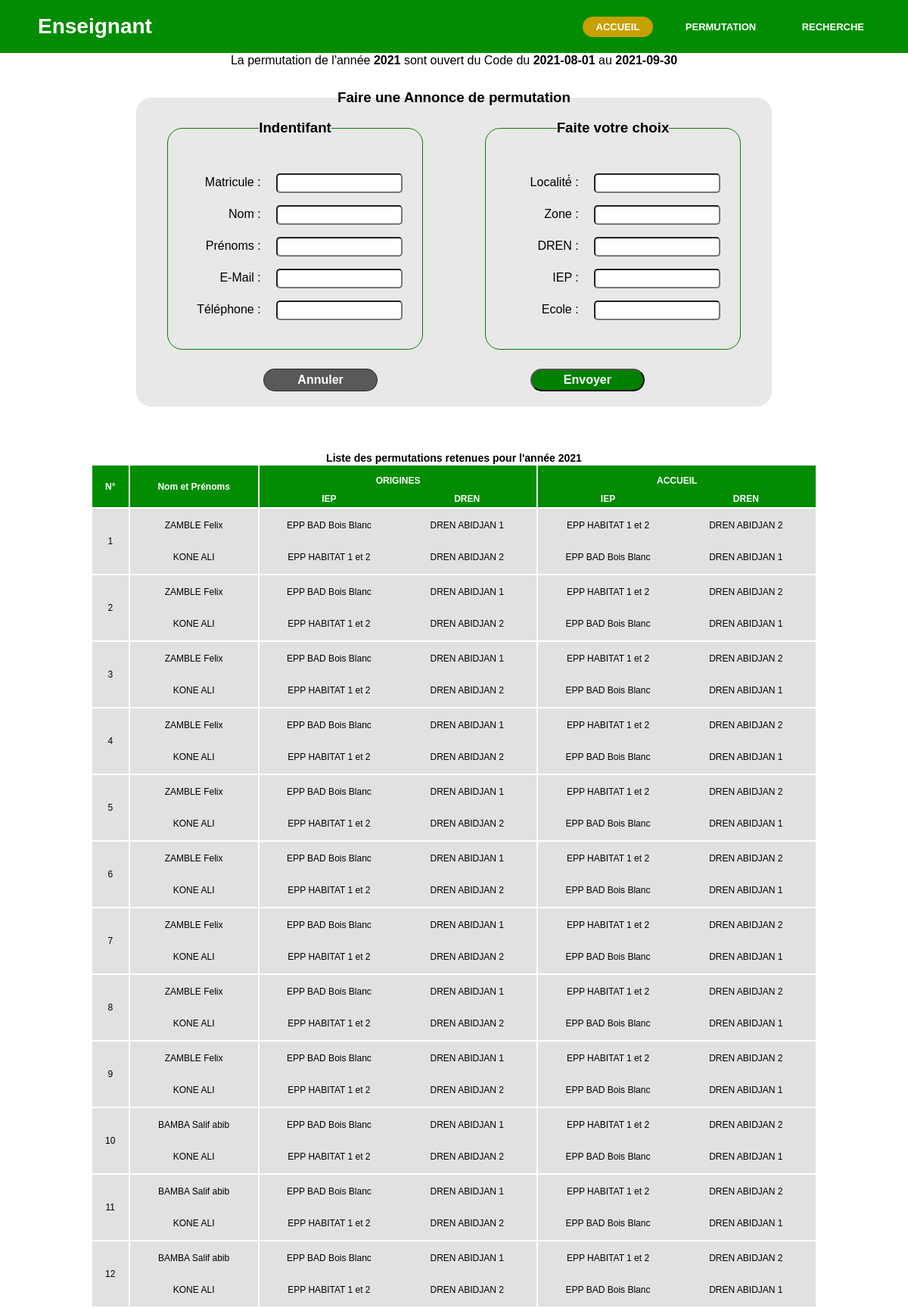
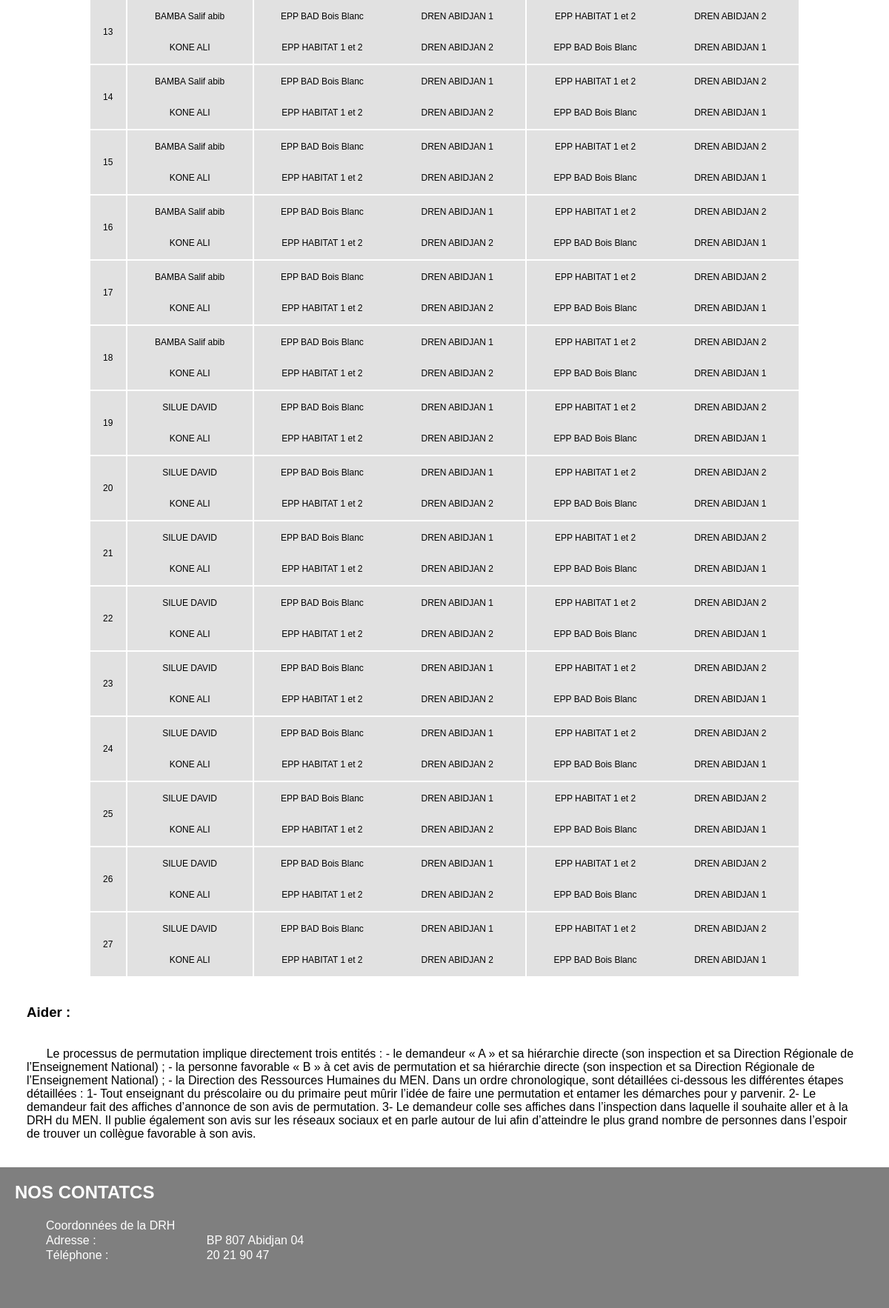
Page /views/ENSEI/ENSEI.php on the committed database (2 pictures, top to bottom).
### tables this page shows
CREATE TABLE `statut` (
  `Id_Statut` int(11) NOT NULL,
  `annee` year(4) NOT NULL,
  `statut` enum('Désactiver','Activer') NOT NULL DEFAULT 'Désactiver',
  `debut_ensei` date DEFAULT current_timestamp(),
  `fin_ensei` date DEFAULT current_timestamp(),
  `debut_iep` date DEFAULT current_timestamp(),
  `fin_iep` date DEFAULT current_timestamp(),
  `debut_dren` date DEFAULT current_timestamp(),
  `fin_dren` date DEFAULT current_timestamp(),
  `debut_drh` date DEFAULT current_timestamp(),
  `fin_drh` date DEFAULT current_timestamp()
);

### controllers/Con_Perm/Con_Permut.php (called while the page is built, shortened)
<?php
class Con_Permut
{
    public function recupdate()
    {
        require_once 'models/Mod_Perm/Mod_PERM.php';
        $date = recupdonner();
        return $date;
    }
    public function perso_retenue()
    {
    $statut = recup_last_statut();
    $fin = $statut[5];
      $date = Date('Y-m-d');
      if ($fin <= $date) {
        include_once 'models/Mod_Perm/Mod_Perm.php';
        $permut_retenue = permut_retenue($an, $fin);
      }
      else
      {
          $permut_retenue = "";
      }
        return $permut_retenue;
    }
}
$Con_Permut = new Con_Permut();

### models/Mod_Perm/Mod_PERM.php (called while the page is built, shortened)
<?php
function recupdonner()
{
    $username = 'root';
    $pass = '';
    try {
        $user = new PDO('mysql:host=localhost;dbname=pct', $username, $pass);
        $user->setAttribute(PDO::ATTR_ERRMODE, PDO::ERRMODE_EXCEPTION);
        $user->setAttribute(PDO::MYSQL_ATTR_INIT_COMMAND, "SET NAMES 'UTF8'");
    } catch (PDOException $e) {
        die('echec lors de la connexion à la base de données:' . $e->getMessage());
    }
    $stat = $user->query('SELECT*FROM statut WHERE LAST_INSERT_ID(Id_Statut)');
    $stat = $stat->fetchAll(PDO::FETCH_OBJ);
    if (!empty($stat)) {
        foreach ($stat as $tab) {
            $iden = $tab->Id_Statut;
            $annee = $tab->annee;
            $dispo = $tab->statut;
            $debut = $tab->debut_ensei;
            $fin = $tab->fin_ensei;
            $debutiep = $tab->debut_iep;
            $finiep = $tab->fin_iep;
            $debutdren = $tab->debut_dren;
            $findren = $tab->fin_dren;
            $debutdrh = $tab->debut_drh;
            $findrh = $tab->fin_drh;
        }
        $tab = array($iden, $annee, $dispo, $debut, $fin, $debutiep, $finiep, $debutdren, $findren, $debutdrh, $findrh);
    }
    return $tab;
}

### views/ENSEI/ENSEI.php (the view, shortened to what this page needs)
<!DOCTYPE html>
<html lang="fr">
<head>
    <link rel="stylesheet" href="views/css/admincss.css">
    <link rel="stylesheet" href="views/css/navbar.css">
</head>
<body>
    <nav>
        <label class="admin"> Enseignant </label>
        <ul>
            <li><a class="active" href="#"> Accueil </a></li>
            <li><a href="index.php?page=permuteENSEI"> permutation </a></li>
            <li><a href="index.php?page=seacheannonce"> recherche </a></li>
        </ul>
    </nav>
    <div class="corps" id="corps">
        <div>
            <?php
            include('controllers/Con_Perm/Con_Permut.php');
            $date = $Con_Permut->recupdate();
            echo ' <marquee >La permutation de l\'année <b>', $date[1], '</b> sont ouvert du Code du <b>', $date[3], '</b> au <b>', $date[4], '</b>
                </marquee> ';
            ?>
        </div>
        <div id="corps1">
            <div>
                <form action="controllers/Con_ENSEI/avis.php" method="POST">
                    <fieldset class="corps1">
                        <legend>
                            <h3> Faire une Annonce de permutation </h3>
                        </legend>
                        <div>
                            <div class="formu">
                                <fieldset class="fiel1">
                                    <legend>
                                        <h3> Indentifant </h3>
                                    </legend>
                                    <table>
                                        <tr>
                                            <td class="td1"> <label for=""> Matricule : </label> </td>
                                            <td class="td2">
                                                <input type="text" name="matricule" required>
                                            </td>
                                        </tr>
                                        <tr>
                                            <td class="td1"> <label for=""> Nom : </label> </td>
                                            <td class="td2">
                                                <input type="text" name="nom" required>
                                            </td>
                                        </tr>
                                        <tr>
                                            <td class="td1"> <label for=""> Prénoms : </label> </td>
                                            <td class="td2">
                                                <input type="text" name="prenoms" required>
                                            </td>
                                        </tr>
                                        <tr>
                                            <td class="td1"> <label for=""> E-Mail : </label> </td>
                                            <td class="td2">
                                                <input type="email" name="mail">
                                            </td>
                                        </tr>
                                        <td class="td1"> <label for=""> Téléphone : </label> </td>
                                        <td class="td2">
                                            <input type="tel" name="tel" required>
                                        </td>
                                    </table>
                                </fieldset>
                                <fieldset class="fiel1">
                                    <legend>
                                        <h3>Faite votre choix</h3>
                                    </legend>
                                    <table>
                                        <tr>
                                            <td class="td1">
                                                <label for=""> Localité́ : </label>
                                            </td>
                                            <td class="td2">
                                                <input type="text" name="local" required>
                                            </td>
                                        </tr>
                                        <tr>
                                            <td class="td1">
                                                <label for=""> Zone : </label>
                                            </td>
                                            <td class="td2">
                                                <input type="text" name="zone" required>
                                            </td>
                                        </tr>
                                        <tr>
                                            <td class="td1">
                                                <label for=""> DREN : </label>
                                            </td>
                                            <td class="td2">
                                                <input type="text" name="dren" required>
                                            </td>
                                        </tr>
                                        <tr>
                                            <td class="td1">
                                                <label for=""> IEP : </label>
                                            </td>
                                            <td class="td2">
                                                <input type="text" name="iep">
                                            </td>
                                        </tr>
                                        <td class="td1">
                                            <label for=""> Ecole : </label>
                                        </td>
                                        <td class="td2">
                                            <input type="text" name="ecole">
                                        </td>
                                    </table>
                                </fieldset>
                            </div>
                            <div class="formend">
                                <input type="reset" value="Annuler" class="Annuler">
                                <input type="submit" value="Envoyer" class="envoie">
                            </div>
                        </div>
                    </fieldset>
                </form>
            </div>
        </div>
        <div style ="width:80%;margin-left:10%;margin-right:10%; font-size:12px"> <br> <br>
            <?php
                require_once 'perso_retenu-perm.php';
            ?>
        </div>
    </div>
    <div style="text-align: left;padding: 3%;">
        <h3> Aider :</h3>
        <p>
            <br><br>
            &nbsp; &nbsp; &nbsp; Le processus de permutation implique directement trois entités : - le demandeur « A » et sa hiérarchie directe (son inspection et sa Direction Régionale de l’Enseignement National) ;
            - la personne favorable « B » à cet avis de permutation et sa hiérarchie directe (son inspection et sa Direction Régionale de l’Enseignement National) ;
            - la Direction des Ressources Humaines du MEN.
            Dans un ordre chronologique, sont détaillées ci-dessous les différentes étapes détaillées : 1- Tout enseignant du préscolaire ou du primaire peut mûrir l’idée de faire une permutation et entamer les démarches pour y parvenir.
            2- Le demandeur fait des affiches d’annonce de son avis de permutation.
            3- Le demandeur colle ses affiches dans l’inspection dans laquelle il souhaite aller et à la DRH du MEN. Il publie également son avis sur les réseaux sociaux et en parle autour de lui afin d’atteindre le plus grand nombre de personnes dans l’espoir de trouver un collègue favorable à son avis.
        </p>
    </div>
    <?php
    include('views/footer.php');
    ?>
</body>
</html>

### views/css/admincss.css (style rules this page uses)
.corps { width: 100%; display: flex; flex-direction: column; text-align: center; }
#corps1 { width: 100%; height: auto; margin-top: 20px; justify-content: stretch; border-radius: 20px; }
.corps1 { width: 70%; margin-left:15%; margin-right:15%; border-radius: 20px; background-color: rgba(207, 204, 204, 0.46); line-height: 40px; }
input { width: 100%; background-position: right; height: 22px; border-radius: 5px; }
.formu { width: 100%; display: flex; justify-content: space-around; border-radius: 20px; text-align: center; margin-bottom: 10px; }
.td1 { width: 40%; text-align: right; }
.td2 { width: 90%; float: right; }
fieldset { border: 0px; }
.fiel1 { width: 40%; padding: 30px 0px; border: 1px solid green; border-radius: 20px; }
.formend { width: 60%; margin-left: 20%; display: flex; justify-content: space-between; }
.Annuler, .envoie { width: 30%; height: 30px; margin-top: 15px; margin-bottom: 20px; border-radius: 30px; font-weight: bold; font-size: 16px; color: white; cursor: pointer; }
.Annuler { background-color: rgba(10, 10, 10, 0.644); border: 1px solid rgba(0, 0, 0, 0.508); }
.envoie { background-color: green; }

### views/css/navbar.css (style rules this page uses)
* { padding: 0; margin: 0; text-decoration: none; font-family: Arial, Helvetica, sans-serif; }
body { width: 100%; }
nav { background: rgb(1, 140, 1); height: 70px; width: 100%; font-weight: bold; }
label.admin { color: white; font-size: 28px; line-height: 70px; padding: 0 50px; font-weight: bold; }
nav ul { margin-right: 30px; float: right; }
nav ul li { display: inline-block; line-height: 70px; margin: 0 10px; font-weight: bold; }
nav ul li a { color: white; font-size: 13px; text-transform: uppercase; padding: 6px 18px; border-radius: 15px; font-weight: bold; }
a.active, a:hover { background: rgba(255, 166, 0, 0.775); transition: -5s; }

### rows in the picture
statut: annee "2021", debut_ensei "2021-08-01", fin_ensei "2021-09-30"

### other values in the picture
$perso_retenue[0]->anneePerm "2021"
$valeur->nom "ZAMBLE"
$valeur->prenoms "Felix"
$valeur->fav_nom "KONE"
$valeur->fav_prenom "ALI"
$valeur->dem_iep "EPP BAD Bois Blanc"
$valeur->dem_dren "DREN ABIDJAN 1"
$valeur->fav_iep "EPP HABITAT 1 et 2"
$valeur->fav_dren "DREN ABIDJAN 2"
$valeur->nom "BAMBA"
$valeur->prenoms "Salif abib"
$valeur->nom "SILUE"
$valeur->prenoms "DAVID"
